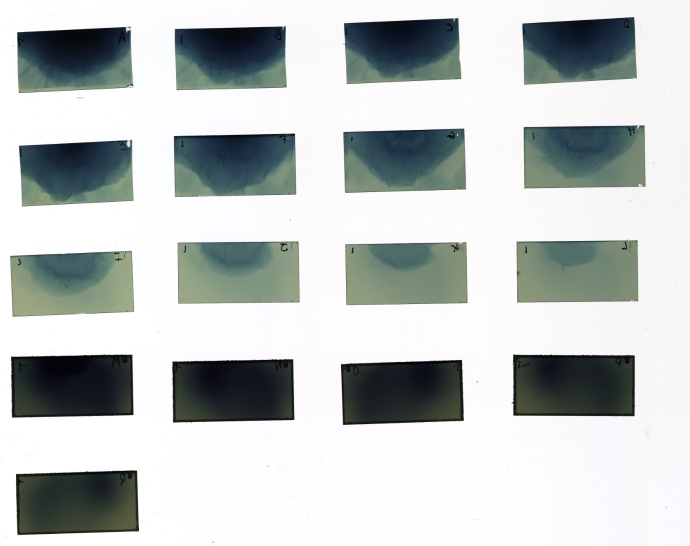
#> input picture README_Pictures/raw.jpg, 1380 x 1092 px, given in place of raw.tif, which was not available (shown at 1/2 size)
$ python RCF_Image_Crop.py
#> lines starting #> are read from the running program, lines starting #| are printed output that depends on the picture; pictures that were not available may be replaced by others from this repository, and a replacement may not be noted
"""
Created on Mon Jul 01 2024

@author: Elias Fink (elias.fink22@imperial.ac.uk)

Cropping and rotating RCF stack images from initial scan

Methods:
    import_tif:
        imports .tif file with given path as numpy array of RGB values
        cleans image by making all bright (mean of RGB > 240) pixels to white
    slice_image:
        slices raw image into stack layers
        cleans up by slicing each piece twice using contrast from background
    rotate:
        rotates image until correctly oriented
        cleans up white spots in image again
    smooth:
        smooths rounding errors in image to make usable
    crop_rot:
        combines all steps for full use
"""
import numpy as np
from PIL import Image
from RCF_Plotting import ROOTDIR

def import_tif(path = 'sh1_st1.tif') -> np.ndarray:
    """
    Import tif image

    Returns:
        numpy array of pixel rgb values with higher contrast
    """
    # import image
    imge = Image.open(path)
#> imge is the input picture: PIL image 1380x1092 RGB; mean R, G, B 191.4, 195.9, 195.6
    imarray = np.array(imge)

    # increase contrast in the image
    for k, row in enumerate(imarray):
        for j, pixel in enumerate(row):
            if np.mean(pixel) > 180:
                imarray[k][j] = [255, 255, 255]
    return imarray

def slice_image(img: np.ndarray) -> list[np.ndarray]:
    """
    Slices full image roughly into sections of stack images

    Args:
        img: pixels of full input image

    Returns:
        array of sections in order of stack
    """
    # slice horizontally
    slices_x = []
    starts = []
    ends = []
    for k, row in enumerate(img):
        if np.mean(row) <= 254 and np.mean(img[k-1]) > 254:
            starts.append(k)
        elif np.mean(row) > 254 and np.mean(img[k-1]) <= 254:
            ends.append(k)
#> after the loop, ends = [186, 413, 633, 850, 1070]; starts = [35, 251, 481, 709, 941]
    for k, start in enumerate(starts):
        if ends[k] - start > 100:
            slices_x.append(img[start:ends[k]])
#> this loop made 5 passes
#> start on passes 1 to 5: 35, 251, 481, 709, 941
#> after the loop, slices_x = 5 items

    # slice vertically
    imgs_sliced = []
    for slice_x in slices_x:
        slice_x = np.transpose(slice_x, (1, 0, 2))
        starts = []
        ends = []
        for k, row in enumerate(slice_x):
            if np.mean(row) <= 254 and np.mean(slice_x[k-1]) > 254:
                starts.append(k)
            elif np.mean(row) > 254 and np.mean(slice_x[k-1]) <= 254:
                ends.append(k)
        for k, start in enumerate(starts):
            if ends[k] - start > 100:
                imgs_sliced.append(slice_x[start:ends[k]].transpose(1, 0, 2))
#> this loop made 5 passes
#> pass 1, in slice_image, `slice_x = np.transpose(slice_x, (1, 0, 2))`:
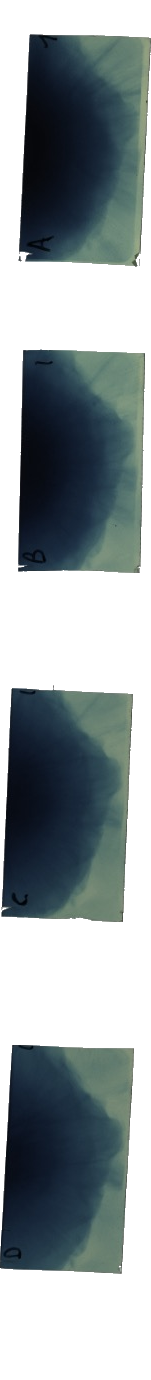
#> slice_x: shape (1380, 151, 3); mean of channels 0, 1, 2 147.2, 156.8, 159.6; drawn as R, G, B
#> pass 2, in slice_image, `slice_x = np.transpose(slice_x, (1, 0, 2))`:
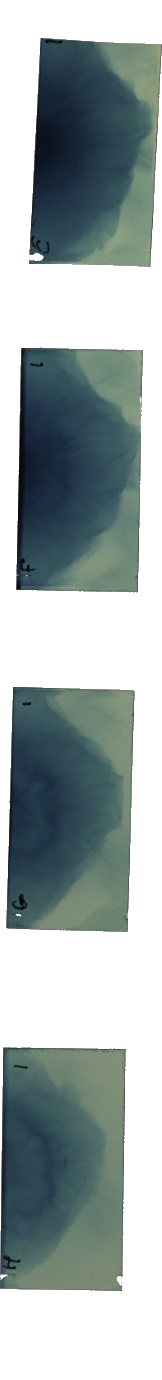
#> slice_x: shape (1380, 162, 3); mean of channels 0, 1, 2 159.4, 171.3, 171.3; drawn as R, G, B
#> pass 3, in slice_image, `slice_x = np.transpose(slice_x, (1, 0, 2))`:
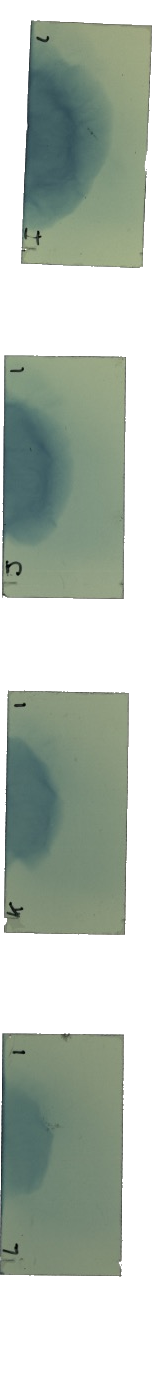
#> slice_x: shape (1380, 152, 3); mean of channels 0, 1, 2 177.6, 188.6, 178.2; drawn as R, G, B
#> after the loop, imgs_sliced = 17 items

    # clean up slices horizontally
    for k, img_sliced in enumerate(imgs_sliced):
        start = 0
        end = len(img_sliced) - 1
        for j, row in enumerate(img_sliced):
            if np.mean(row) <= 254 and np.mean(img_sliced[j-1]) > 254:
                start = j
            elif np.mean(row) > 254 and np.mean(img_sliced[j-1]) <= 254 and j != 0:
                end = j
                break
        imgs_sliced[k] = img_sliced[start:end]
#> this loop made 17 passes
    return imgs_sliced

def rotate(imgs: list[np.ndarray]) -> list[np.ndarray]:
    """
    Rotates images by the respective amount to all be in the correct orientation

    Args:
        imgs: list of slices images

    Returns:
        list of correctly orientated images
    """
    imgs_rotated = []
    for img in imgs:
        # find one edge
        edge_x = np.array([])
        edge_y = np.array([])
        for k, row in enumerate(img):
            for j, pixel in enumerate(row):
                if np.mean(pixel) <= 150:
                    edge_x = np.append(edge_x, j)
                    edge_y = np.append(edge_y, k)
                    break

        for k, p_x in enumerate(edge_x):
            if np.abs(p_x - edge_x[k]) >= 5:
                edge_x = edge_x[k:]
                edge_y = edge_y[k:]

        p1 = np.array([edge_x[int(0.1 * len(edge_x))],
                       edge_y[int(0.1 * len(edge_y))]])
        p2 = np.array([edge_x[int(0.9 * len(edge_x))],
                       edge_y[int(0.9 * len(edge_y))]])

        # rotate image to make orientation of edge straight
        theta = np.arctan((p2[0] - p1[0])/(p2[1] - p1[1]))

        rotation_matrix = np.array([[np.cos(theta), -np.sin(theta)],
                                    [np.sin(theta), np.cos(theta)]])
        new_img = np.full(np.shape(img), 255)
        for k, row in enumerate(img):
            for j, pixel in enumerate(row):
                if np.mean(pixel) != 255:
                    old_xy = np.array([j - len(img[0])/2, k - len(img)/2])
                    new_xy = np.dot(rotation_matrix, old_xy)
                    try:
                        new_j = int(new_xy[0] + len(row)/2)
                        new_i = int(new_xy[1] + len(img)/2)
                        if new_j < 0 or new_i < 0:
                            continue
                        new_img[new_i, new_j] = pixel
                    except IndexError:
                        continue

        # clean up white space on rotated image
        start = 0
        end = len(new_img) - 1
        for j, row in enumerate(new_img):
            if np.mean(row) <= 150 and np.mean(new_img[j-1]) > 150:
                start = j
            elif np.mean(row) > 150 and np.mean(new_img[j-1]) <= 150 and j != 0:
                if j - start > 100:
                    end = j
                break
        new_img = new_img[start:end]

        start = 0
        end = len(new_img.transpose(1, 0, 2)) - 1
        for j, row in enumerate(new_img.transpose(1, 0, 2)):
            if np.mean(row) <= 150 and np.mean(new_img.transpose(1, 0, 2)[j-1]) > 150:
                start = j
            elif np.mean(row) > 150 and np.mean(new_img.transpose(1, 0, 2)[j-1]) <= 150 and j != 0:
                if j - start > 100:
                    end = j
                break
        new_img = new_img.transpose(1, 0, 2)[start:end].transpose(1, 0, 2)
        imgs_rotated.append(new_img)

    return imgs_rotated

def smooth(imgs: list[np.ndarray]) -> list[np.ndarray]:
    """
    Smooth image and remove artefacts from rotation

    Args:
        imgs: list of rotated images

    Returns:
        list of smoothed images
    """
    imgs_smoothed = []
    for img in imgs:
        new_img = img
        for k, row in enumerate(img):
            for j, pixel in enumerate(row):
                if np.mean(pixel) == 255:
                    try:
                        neighbours = np.array([row[j-1], row[j+1], img[k-1][j], img[k+1][j]])
                    except IndexError:
                        continue
                    new_img[k][j] = np.mean(neighbours, 0)
        imgs_smoothed.append(new_img)
    return imgs_smoothed

def crop_rot(path: str) -> list[np.ndarray]:
    """
    Crop and rotate image properly

    Args:
        path: absolute path to image

    Returns:
        list of cropped, rotated and smoothed images as numpy arrays
    """
    all_image = import_tif(path)
    all_images_sliced = slice_image(all_image)
    all_images_rotated = rotate(all_images_sliced)
    all_images_smoothed = smooth(all_images_rotated)
    return all_images_smoothed

if __name__ == "__main__":
    print("Importing image...")
    image = import_tif(ROOTDIR + "/Data/Carroll_2023/Shot001/raw.tif")
    print("Slicing image...")
    images_sliced = slice_image(image)
#> images_sliced = 17 items
    print("Rotating images...")
    images_rotated = rotate(images_sliced)
#> the loop in rotate, `for img in imgs:` made 17 passes
#> (p1, p2, theta, rotation_matrix) on passes 1 to 10: ([0, 13], [3, 117], 0.0288, [[1, -0.0288], [0.0288, 1]]), ([1, 12], [4, 114], 0.0294, [[1, -0.0294], [0.0294, 1]]), ([0, 13], [5, 118], 0.0476, [[0.999, -0.0476], [0.0476, 0.999]]), ([0, 13], [3, 120], 0.028, [[1, -0.028], [0.028, 1]]), ([0, 13], [6, 118], 0.0571, [[0.998, -0.057], [0.057, 0.998]]), ([0, 12], [2, 114], 0.0196, [[1, -0.0196], [0.0196, 1]]), ([0, 12], [3, 116], 0.0288, [[1, -0.0288], [0.0288, 1]]), ([1, 12], [2, 113], 0.0099, [[1, -0.0099], [0.0099, 1]]), ([1, 13], [5, 117], 0.0384, [[0.999, -0.0384], [0.0384, 0.999]]), ([1, 12], [2, 111], 0.0101, [[1, -0.0101], [0.0101, 1]])
#> pass 1, in rotate, `new_img = new_img.transpose(1, 0, 2)[start:end].transpose(1, 0, 2)`:
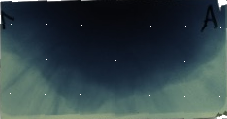
#> new_img: shape (119, 227, 3) int64; mean of channels 0, 1, 2 49.3, 66.5, 70.4; drawn as R, G, B
#> pass 2, in rotate, `new_img = new_img.transpose(1, 0, 2)[start:end].transpose(1, 0, 2)`:
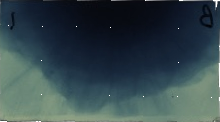
#> new_img: shape (122, 220, 3) int64; mean of channels 0, 1, 2 52.3, 70.8, 76; drawn as R, G, B
#> after the loop in rotate, `for img in imgs:`:
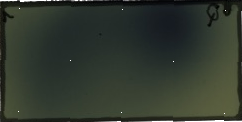
#> new_img: shape (122, 242, 3) int64; mean of channels 0, 1, 2 49, 56.6, 46.6; drawn as R, G, B
#> images_rotated = 17 items
    print("Smoothing images...")
    images_smoothed = smooth(images_rotated)
#> the loop in smooth, `for img in imgs:` made 17 passes
#> pass 3, in smooth, `new_img = img`:
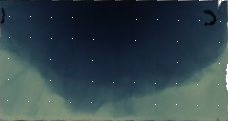
#> new_img: shape (121, 228, 3) int64; mean of channels 0, 1, 2 51.3, 69.5, 75.1; drawn as R, G, B
#> images_smoothed = 17 items
    print("Showing images...")
    for i, img_smoothed in enumerate(images_smoothed):
        im = Image.fromarray(img_smoothed.astype(np.uint8))
        im.show()
        im.save(f'Cropped_Rotated_Images/stack_image_{i+1}.tif')
#> this loop made 17 passes
